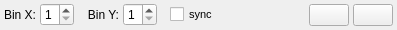
<?xml version="1.0" encoding="UTF-8"?>
<ui version="4.0">
 <class>Form</class>
 <widget class="QWidget" name="Form">
  <property name="geometry">
   <rect>
    <x>0</x>
    <y>0</y>
    <width>397</width>
    <height>30</height>
   </rect>
  </property>
  <property name="sizePolicy">
   <sizepolicy hsizetype="MinimumExpanding" vsizetype="Fixed">
    <horstretch>0</horstretch>
    <verstretch>0</verstretch>
   </sizepolicy>
  </property>
  <property name="minimumSize">
   <size>
    <width>300</width>
    <height>26</height>
   </size>
  </property>
  <property name="maximumSize">
   <size>
    <width>16777215</width>
    <height>36</height>
   </size>
  </property>
  <property name="windowTitle">
   <string>HW Binning</string>
  </property>
  <layout class="QHBoxLayout" name="horizontalLayout">
   <property name="spacing">
    <number>4</number>
   </property>
   <property name="leftMargin">
    <number>4</number>
   </property>
   <property name="topMargin">
    <number>3</number>
   </property>
   <property name="rightMargin">
    <number>4</number>
   </property>
   <property name="bottomMargin">
    <number>3</number>
   </property>
   <item>
    <widget class="QLabel" name="bin_x_label">
     <property name="text">
      <string>Bin X:</string>
     </property>
     <property name="alignment">
      <set>Qt::AlignRight|Qt::AlignTrailing|Qt::AlignVCenter</set>
     </property>
    </widget>
   </item>
   <item>
    <widget class="QSpinBox" name="bin_x_spinbox">
     <property name="keyboardTracking">
      <bool>false</bool>
     </property>
     <property name="minimum">
      <number>1</number>
     </property>
     <property name="maximum">
      <number>4</number>
     </property>
    </widget>
   </item>
   <item>
    <widget class="PyDMLabel" name="bin_x_rbv_label">
     <property name="maximumSize">
      <size>
       <width>30</width>
       <height>16777215</height>
      </size>
     </property>
     <property name="font">
      <font>
       <pointsize>7</pointsize>
      </font>
     </property>
     <property name="precision">
      <number>0</number>
     </property>
     <property name="showUnits">
      <bool>false</bool>
     </property>
     <property name="precisionFromPV">
      <bool>false</bool>
     </property>
     <property name="alarmSensitiveContent">
      <bool>false</bool>
     </property>
     <property name="alarmSensitiveBorder">
      <bool>false</bool>
     </property>
     <property name="channel">
      <string>${cam_prefix}:BinX_RBV</string>
     </property>
    </widget>
   </item>
   <item>
    <widget class="QLabel" name="bin_y_label">
     <property name="text">
      <string>Bin Y:</string>
     </property>
     <property name="alignment">
      <set>Qt::AlignRight|Qt::AlignTrailing|Qt::AlignVCenter</set>
     </property>
    </widget>
   </item>
   <item>
    <widget class="QSpinBox" name="bin_y_spinbox">
     <property name="keyboardTracking">
      <bool>false</bool>
     </property>
     <property name="minimum">
      <number>1</number>
     </property>
     <property name="maximum">
      <number>4</number>
     </property>
    </widget>
   </item>
   <item>
    <widget class="PyDMLabel" name="bin_y_rbv_label">
     <property name="maximumSize">
      <size>
       <width>30</width>
       <height>16777215</height>
      </size>
     </property>
     <property name="font">
      <font>
       <pointsize>7</pointsize>
      </font>
     </property>
     <property name="precision">
      <number>0</number>
     </property>
     <property name="showUnits">
      <bool>false</bool>
     </property>
     <property name="precisionFromPV">
      <bool>false</bool>
     </property>
     <property name="alarmSensitiveContent">
      <bool>false</bool>
     </property>
     <property name="alarmSensitiveBorder">
      <bool>false</bool>
     </property>
     <property name="channel">
      <string>${cam_prefix}:BinY_RBV</string>
     </property>
    </widget>
   </item>
   <item>
    <widget class="QCheckBox" name="sync_bins_checkbox">
     <property name="font">
      <font>
       <pointsize>8</pointsize>
      </font>
     </property>
     <property name="toolTip">
      <string>Sync Bin X and Y</string>
     </property>
     <property name="text">
      <string>sync</string>
     </property>
    </widget>
   </item>
   <item>
    <spacer name="spacer_1">
     <property name="orientation">
      <enum>Qt::Horizontal</enum>
     </property>
     <property name="sizeHint" stdset="0">
      <size>
       <width>10</width>
       <height>19</height>
      </size>
     </property>
    </spacer>
   </item>
   <item>
    <widget class="QPushButton" name="bin_confirm_button">
     <property name="minimumSize">
      <size>
       <width>40</width>
       <height>0</height>
      </size>
     </property>
     <property name="maximumSize">
      <size>
       <width>45</width>
       <height>16777215</height>
      </size>
     </property>
     <property name="text">
      <string/>
     </property>
    </widget>
   </item>
   <item>
    <widget class="QPushButton" name="bin_cancel_button">
     <property name="minimumSize">
      <size>
       <width>40</width>
       <height>0</height>
      </size>
     </property>
     <property name="maximumSize">
      <size>
       <width>45</width>
       <height>16777215</height>
      </size>
     </property>
     <property name="text">
      <string/>
     </property>
    </widget>
   </item>
  </layout>
 </widget>
 <customwidgets>
  <customwidget>
   <class>PyDMLabel</class>
   <extends>QLabel</extends>
   <header>pydm.widgets.label</header>
  </customwidget>
 </customwidgets>
 <resources/>
 <connections/>
</ui>
